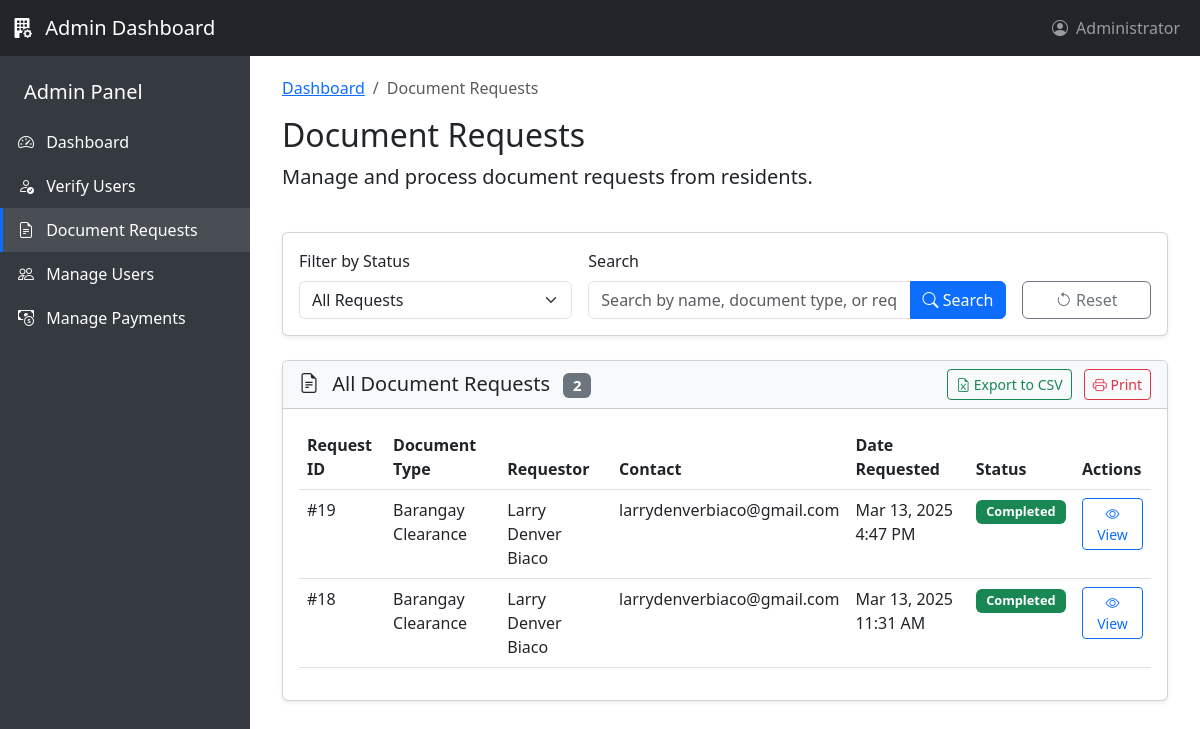
Page /Admin/view/document-requests.php on the earlier database version.
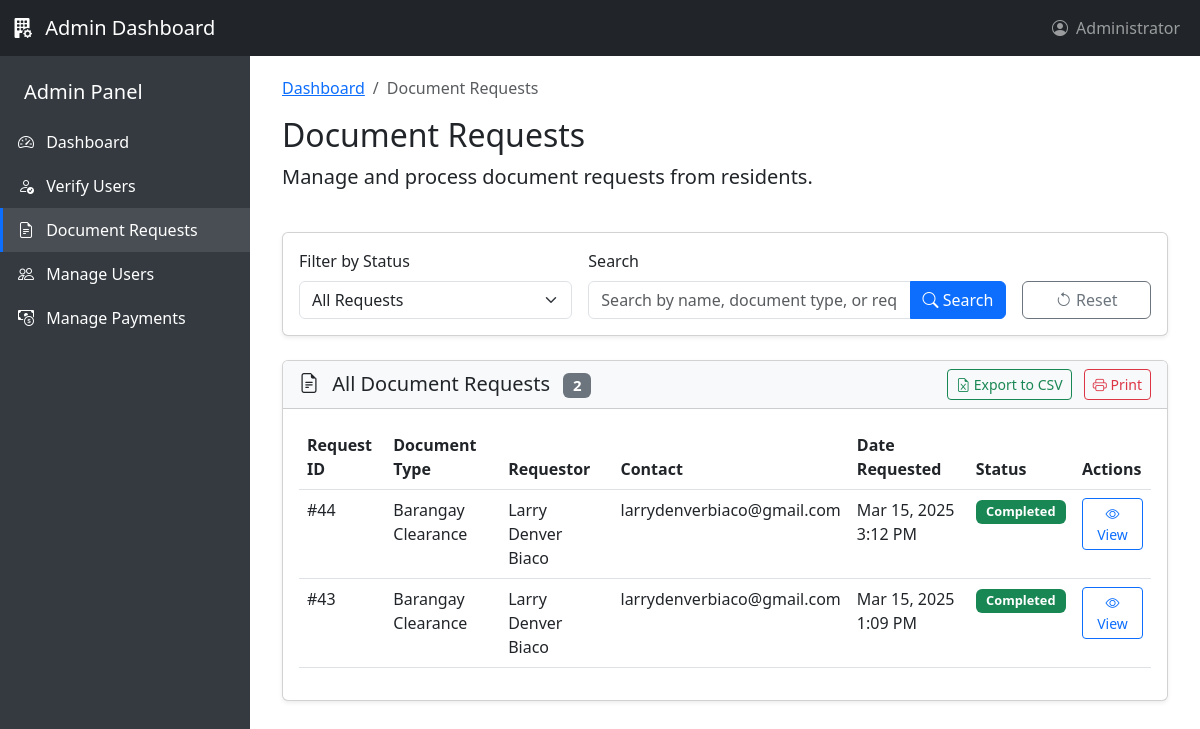
Same page on the later database version.
### tables this page shows
CREATE TABLE `requests` (
  `request_id` int(11) NOT NULL,
  `user_id` int(11) NOT NULL,
  `document_type` varchar(50) NOT NULL,
  `purpose` text NOT NULL,
  `urgent_request` tinyint(1) NOT NULL DEFAULT 0,
  `processing_fee` decimal(10,2) NOT NULL DEFAULT 0.00,
  `status` enum('pending','processing','ready','completed','rejected','cancelled') NOT NULL DEFAULT 'pending',
  `admin_remarks` text DEFAULT NULL,
  `created_at` timestamp NOT NULL DEFAULT current_timestamp(),
  `updated_at` timestamp NOT NULL DEFAULT current_timestamp() ON UPDATE current_timestamp(),
  `completed_at` timestamp NULL DEFAULT NULL,
  `payment_status` tinyint(1) NOT NULL DEFAULT 0,
  `admin_notes` text DEFAULT NULL,
  `payment_method` varchar(20) DEFAULT 'cash',
  `payment_reference` varchar(100) DEFAULT NULL,
  `payment_proof` varchar(255) DEFAULT NULL,
  `payment_notes` text DEFAULT NULL,
  `payment_date` datetime DEFAULT NULL
);

CREATE TABLE `users` (
  `user_id` int(11) NOT NULL,
  `email` varchar(100) NOT NULL,
  `password` varchar(255) NOT NULL,
  `first_name` varchar(50) NOT NULL,
  `middle_name` varchar(50) DEFAULT NULL,
  `last_name` varchar(50) NOT NULL,
  `birthday` date NOT NULL,
  `gender` enum('male','female','other') NOT NULL,
  `contact_number` varchar(15) NOT NULL,
  `zone` varchar(20) NOT NULL,
  `house_number` varchar(50) NOT NULL,
  `id_path` varchar(255) NOT NULL,
  `user_type` enum('resident','staff','admin') NOT NULL DEFAULT 'resident',
  `status` enum('active','inactive','pending') NOT NULL DEFAULT 'pending',
  `created_at` timestamp NOT NULL DEFAULT current_timestamp(),
  `updated_at` timestamp NOT NULL DEFAULT current_timestamp() ON UPDATE current_timestamp(),
  `profile_pic` varchar(255) DEFAULT NULL
);

### Admin/view/document-requests.php (the view, shortened to what this page needs)
<?php
require_once "../../backend/connections/config.php";
$requests = [];
$requestStatus = isset($_GET['status']) ? $_GET['status'] : 'all';
$searchTerm = isset($_GET['search']) ? $_GET['search'] : '';
$currentPage = isset($_GET['page']) ? (int)$_GET['page'] : 1;
$itemsPerPage = 10;
$totalRequests = 0;
$conn = new mysqli($servername, $username, $password, $dbname);
if ($conn->connect_error) {
    $showAlert = true;
    $alertType = "danger";
    $alertMessage = "Database connection failed: " . $conn->connect_error;
} else {
    $baseQuery = "SELECT r.*, u.first_name, u.last_name, u.email
                  FROM requests r
                  JOIN users u ON r.user_id = u.user_id";
    $whereConditions = [];
    $queryParams = [];
    $paramTypes = "";
    $whereClause = !empty($whereConditions) ? " WHERE " . implode(" AND ", $whereConditions) : "";
    $countQuery = "SELECT COUNT(*) as total FROM requests r JOIN users u ON r.user_id = u.user_id" . $whereClause;
    if (!empty($queryParams)) {
        $countStmt = $conn->prepare($countQuery);
        $countStmt->bind_param($paramTypes, ...$queryParams);
        $countStmt->execute();
        $countResult = $countStmt->get_result();
        $row = $countResult->fetch_assoc();
        $totalRequests = $row['total'];
        $countStmt->close();
    } else {
        $countResult = $conn->query($countQuery);
        $row = $countResult->fetch_assoc();
        $totalRequests = $row['total'];
    }
    $offset = ($currentPage - 1) * $itemsPerPage;
    $query = $baseQuery . $whereClause . " ORDER BY r.created_at DESC LIMIT ?, ?";
    $queryParams[] = $offset;
    $queryParams[] = $itemsPerPage;
    $paramTypes .= "ii";
    $stmt = $conn->prepare($query);
    if (!empty($queryParams)) {
        $stmt->bind_param($paramTypes, ...$queryParams);
    }
    $stmt->execute();
    $result = $stmt->get_result();
    while ($row = $result->fetch_assoc()) {
        $requests[] = $row;
    }
}
function formatDocumentType($type) {
    return ucwords(str_replace('_', ' ', $type));
}
?>
<!DOCTYPE html>
<html lang="en">
<head>
    <link href="https://cdnjs.cloudflare.com/ajax/libs/bootstrap/5.3.0/css/bootstrap.min.css" rel="stylesheet">
    <link rel="stylesheet" href="https://cdnjs.cloudflare.com/ajax/libs/bootstrap-icons/1.10.5/font/bootstrap-icons.min.css">
</head>
<body>
    <nav class="navbar navbar-expand-lg navbar-dark bg-dark fixed-top">
        <div class="container-fluid">
            <a class="navbar-brand" href="#">
                <i class="bi bi-building-fill-gear me-2"></i>
                Admin Dashboard
            </a>
            <div class="collapse navbar-collapse" id="navbarNav">
                <ul class="navbar-nav ms-auto">
                    <li class="nav-item">
                        <a class="nav-link" href="#" id="navbarDropdown">
                            <i class="bi bi-person-circle me-1"></i>
                            Administrator
                        </a>
                    </li>
                </ul>
            </div>
        </div>
    </nav>
    <div class="sidebar">
        <div class="pt-2 pb-4">
            <div class="px-4 py-3">
                <h5 class="mb-0">Admin Panel</h5>
            </div>
            <a href="../../admin.php" class="d-block text-decoration-none text-white sidebar-item">
                <i class="bi bi-speedometer2 me-2"></i> Dashboard
            </a>
            <a href="verify-users.php" class="d-block text-decoration-none text-white sidebar-item">
                <i class="bi bi-person-check me-2"></i> Verify Users
            </a>
            <a href="document-requests.php" class="d-block text-decoration-none text-white sidebar-item active">
                <i class="bi bi-file-earmark-text me-2"></i> Document Requests
            </a>
            <a href="manage-users.php" class="d-block text-decoration-none text-white sidebar-item">
                <i class="bi bi-people me-2"></i> Manage Users
            </a>
            <a href="manage-payments.php" class="d-block text-decoration-none text-white sidebar-item">
                <i class="bi bi-cash-coin me-2"></i> Manage Payments
            </a>
        </div>
    </div>
    <div class="main-content">
        <div class="container-fluid">
            <div class="row mb-4">
                <div class="col">
                    <nav aria-label="breadcrumb">
                        <ol class="breadcrumb">
                            <li class="breadcrumb-item"><a href="../../admin.php">Dashboard</a></li>
                            <li class="breadcrumb-item active" aria-current="page">Document Requests</li>
                        </ol>
                    </nav>
                    <h1 class="h2 mb-2">Document Requests</h1>
                    <p class="lead">Manage and process document requests from residents.</p>
                </div>
            </div>
            <div class="row mb-4">
                <div class="col-md-12">
                    <div class="card shadow-sm">
                        <div class="card-body">
                            <div class="row g-3">
                                <div class="col-md-4">
                                    <label class="form-label">Filter by Status</label>
                                    <select id="statusFilter" class="form-select" onchange="applyFilters()">
                                        <option value="all" <?php echo $requestStatus == 'all' ? 'selected' : ''; ?>>All Requests</option>
                                    </select>
                                </div>
                                <div class="col-md-6">
                                    <label class="form-label">Search</label>
                                    <div class="input-group">
                                        <input type="text" id="searchInput" class="form-control" placeholder="Search by name, document type, or request ID" value="<?php echo htmlspecialchars($searchTerm); ?>">
                                        <button class="btn btn-primary" type="button" onclick="applyFilters()">
                                            <i class="bi bi-search"></i> Search
                                        </button>
                                    </div>
                                </div>
                                <div class="col-md-2 d-flex align-items-end">
                                    <button class="btn btn-outline-secondary w-100" type="button" onclick="resetFilters()">
                                        <i class="bi bi-arrow-counterclockwise"></i> Reset
                                    </button>
                                </div>
                            </div>
                        </div>
                    </div>
                </div>
            </div>
            <div class="row">
                <div class="col-md-12">
                    <div class="card shadow-sm">
                        <div class="card-header bg-light">
                            <div class="d-flex justify-content-between align-items-center">
                                <h5 class="mb-0">
                                    <i class="bi bi-file-earmark-text me-2"></i>
                                    <?php
                                    if ($requestStatus == 'pending') echo 'Pending';
                                    elseif ($requestStatus == 'processing') echo 'Processing';
                                    elseif ($requestStatus == 'ready') echo 'Ready for Pickup';
                                    elseif ($requestStatus == 'completed') echo 'Completed';
                                    elseif ($requestStatus == 'rejected') echo 'Rejected';
                                    elseif ($requestStatus == 'cancelled') echo 'Cancelled';
                                    else echo 'All';
                                    ?> Document Requests
                                    <span class="badge bg-secondary ms-2"><?php echo $totalRequests; ?></span>
                                </h5>
                                <div>
                                    <?php if ($totalRequests > 0): ?>
                                    <button class="btn btn-sm btn-outline-success me-2" onclick="exportToCSV()">
                                        <i class="bi bi-file-earmark-excel"></i> Export to CSV
                                    </button>
                                    <button class="btn btn-sm btn-outline-danger" onclick="printTable()">
                                        <i class="bi bi-printer"></i> Print
                                    </button>
                                    <?php endif; ?>
                                </div>
                            </div>
                        </div>
                        <div class="card-body">
                            <?php if (empty($requests)): ?>
                                <div class="text-center py-5">
                                    <i class="bi bi-file-earmark-text text-secondary" style="font-size: 3rem;"></i>
                                    <p class="mt-3 text-muted">No document requests found with the selected filters.</p>
                                    <?php if (!empty($searchTerm) || $requestStatus != 'all'): ?>
                                        <button class="btn btn-outline-primary" onclick="resetFilters()">Clear Filters</button>
                                    <?php endif; ?>
                                </div>
                            <?php else: ?>
                                <div class="table-responsive">
                                    <table class="table table-hover" id="requestsTable">
                                        <thead>
                                            <tr>
                                                <th>Request ID</th>
                                                <th>Document Type</th>
                                                <th>Requestor</th>
                                                <th>Contact</th>
                                                <th>Date Requested</th>
                                                <th>Status</th>
                                                <th>Actions</th>
                                            </tr>
                                        </thead>
                                        <tbody>
                                            <?php foreach ($requests as $request): ?>
                                                <tr>
                                                    <td>#<?php echo $request['request_id']; ?></td>
                                                    <td><?php echo formatDocumentType($request['document_type']); ?></td>
                                                    <td><?php echo htmlspecialchars($request['first_name'] . ' ' . $request['last_name']); ?></td>
                                                    <td><?php echo htmlspecialchars($request['email']); ?></td>
                                                    <td><?php echo date('M d, Y g:i A', strtotime($request['created_at'])); ?></td>
                                                    <td>
                                                        <?php if ($request['status'] == 'pending'): ?>
                                                            <span class="badge bg-warning text-dark status-badge">Pending</span>
                                                        <?php elseif ($request['status'] == 'processing'): ?>
                                                            <span class="badge bg-info text-white status-badge">Processing</span>
                                                        <?php elseif ($request['status'] == 'ready'): ?>
                                                            <span class="badge badge-ready status-badge">
                                                                <i class="bi bi-box-seam"></i> Ready for Pickup
                                                            </span>
                                                        <?php elseif ($request['status'] == 'completed'): ?>
                                                            <span class="badge bg-success status-badge">Completed</span>
                                                        <?php elseif ($request['status'] == 'rejected'): ?>
                                                            <span class="badge bg-danger status-badge">Rejected</span>
                                                        <?php elseif ($request['status'] == 'cancelled'): ?>
                                                            <span class="badge bg-secondary status-badge">Cancelled</span>
                                                        <?php endif; ?>
                                                    </td>
                                                    <td>
                                                        <div class="btn-group btn-group-sm">
                                                            <a href="request-details.php?id=<?php echo $request['request_id']; ?>" class="btn btn-outline-primary">
                                                                <i class="bi bi-eye"></i> View
                                                            </a>
                                                        </div>
                                                    </td>
                                                </tr>
                                            <?php endforeach; ?>
                                        </tbody>
                                    </table>
                                </div>
                            <?php endif; ?>
                        </div>
                    </div>
                </div>
            </div>
        </div>
    </div>
</body>
</html>

### Admin/view/document-requests.php (style rules this page uses)
.sidebar { height: 100vh; position: fixed; top: 0; left: 0; width: 250px; padding-top: 56px; background-color: #343a40; color: white; z-index: 1; }
.sidebar-item { padding: 10px 15px; border-left: 3px solid transparent; }
.sidebar-item.active { background-color: rgba(255, 255, 255, 0.1); border-left-color: #0d6efd; }
.main-content { margin-left: 250px; padding: 20px; padding-top: 76px; }
.status-badge { font-size: 0.8rem; padding: 0.35rem 0.65rem; }

Differences in the rows shown:
removed requests: request_id "19", document_type "Barangay Clearance", user.last_name "Larry Denver Biaco", user.email "larrydenverbiaco@gmail.com", created_at "Mar 13, 2025 4:47 PM", status "Completed"
removed requests: request_id "18", document_type "Barangay Clearance", user.last_name "Larry Denver Biaco", user.email "larrydenverbiaco@gmail.com", created_at "Mar 13, 2025 11:31 AM", status "Completed"
added requests: request_id "44", document_type "Barangay Clearance", user.last_name "Larry Denver Biaco", user.email "larrydenverbiaco@gmail.com", created_at "Mar 15, 2025 3:12 PM", status "Completed"
added requests: request_id "43", document_type "Barangay Clearance", user.last_name "Larry Denver Biaco", user.email "larrydenverbiaco@gmail.com", created_at "Mar 15, 2025 1:09 PM", status "Completed"
